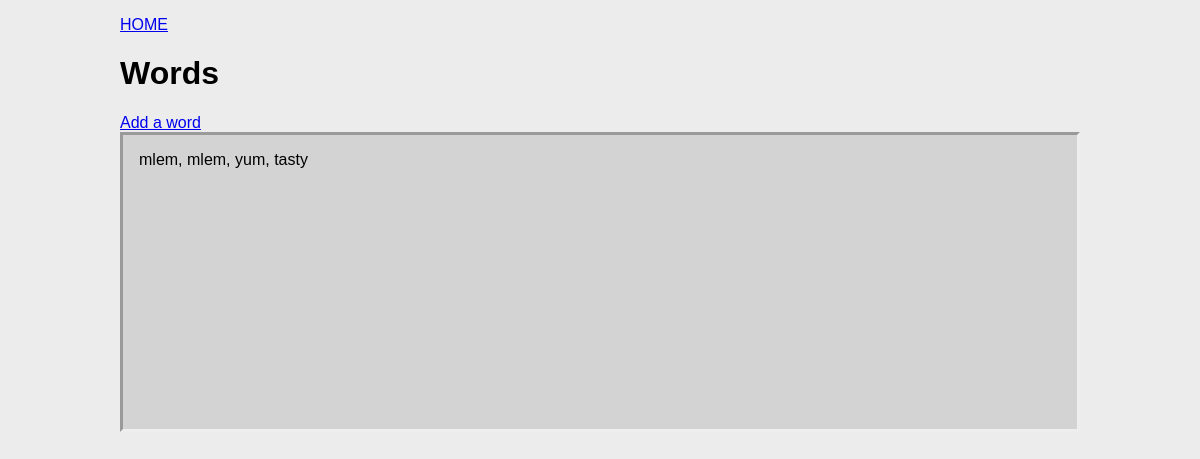
The page /words/ on the database as committed earlier.
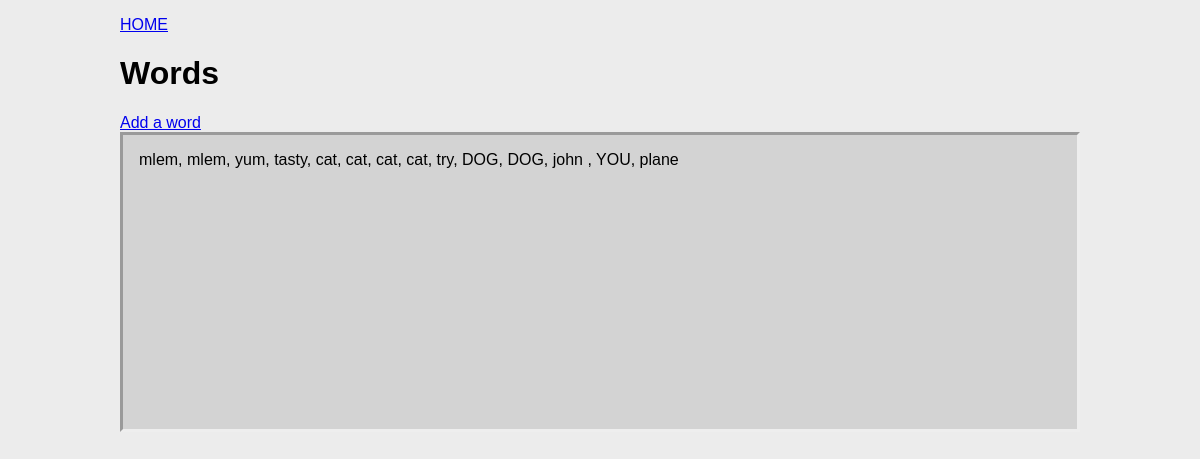
The same page on the database as committed later.
### words/models.py (models this page shows, shortened)
class Word(models.Model):
    word = models.CharField(max_length=32)
    active = models.BooleanField()

### words/views.py (the view)
# urls.py: path('words/', WordsView.as_view(), name='words'),
def words(request):
    all_words = Word.objects.all().values()
    template = loader.get_template('all_words.html')
    context = {
        'all_words': all_words
    }
    return HttpResponse(template.render(context, request))

### words/templates/all_words.html (shortened to what this page needs)
{% extends "index.html" %}
{% block content %}
    <p><a href="/">HOME</a></p>
    <h1>Words</h1>
    <a href="new_word/">Add a word</a>
    <div class="copy-box">
        {% for w in all_words %}
            {% if forloop.last %}
                <a href="details/{{ w.id }}" >{{ w.word }}</a>
            {% else %}
                <a href="details/{{ w.id }}" >{{ w.word }}, </a>
            {% endif %}
        {% endfor %}
    </div>
{% endblock %}

### words/templates/index.html (shortened to what this page needs)
<!DOCTYPE html>
<html>
<head>
  {% load static %}
  <link rel="stylesheet" href="https://cdnjs.cloudflare.com/ajax/libs/font-awesome/4.7.0/css/font-awesome.min.css">
  <link rel="stylesheet" href="{% static 'global.css' %}">
  <link rel="stylesheet" href="{% static 'words.css' %}">
</head>
<body>
  <div class="page-content">
    {% block content %}
    {% endblock %}
  </div>
</body>
</html>

### static/global.css (style rules this page uses)
:root { --font-sans: Arial, sans-serif; --font-size-00: .5rem; --font-size-0: .75rem; --font-size-1: 1rem; --font-size-2: 1.1rem; --font-size-3: 1.25rem; --font-size-4: 1.5rem; --font-size-5: 2rem; --font-size-6: 2.5rem; --font-size-7: 3rem; --font-size-8: 3.5rem; }
body { margin: 0; padding: 0; background-color: rgb(236, 236, 236); font-family: var(--font-sans); }

### words/static/words.css (style rules this page uses)
.page-content { width: 80vw; margin: auto; overflow-x: hidden; overflow-y: scroll; }
.copy-box { position: relative; margin: auto; padding: 1em; box-sizing: border-box; width: 100%; min-height: 25vw; background-color: lightgrey; border-style: inset; }
.copy-box a { color: black; text-decoration: none; }

Rows that differ between the two databases and show on the page:
added Word: word "cat"
added Word: word "cat"
added Word: word "cat"
added Word: word "cat"
added Word: word "try"
added Word: word "DOG"
added Word: word "DOG"
added Word: word "john"
added Word: word "YOU"
added Word: word "plane"
